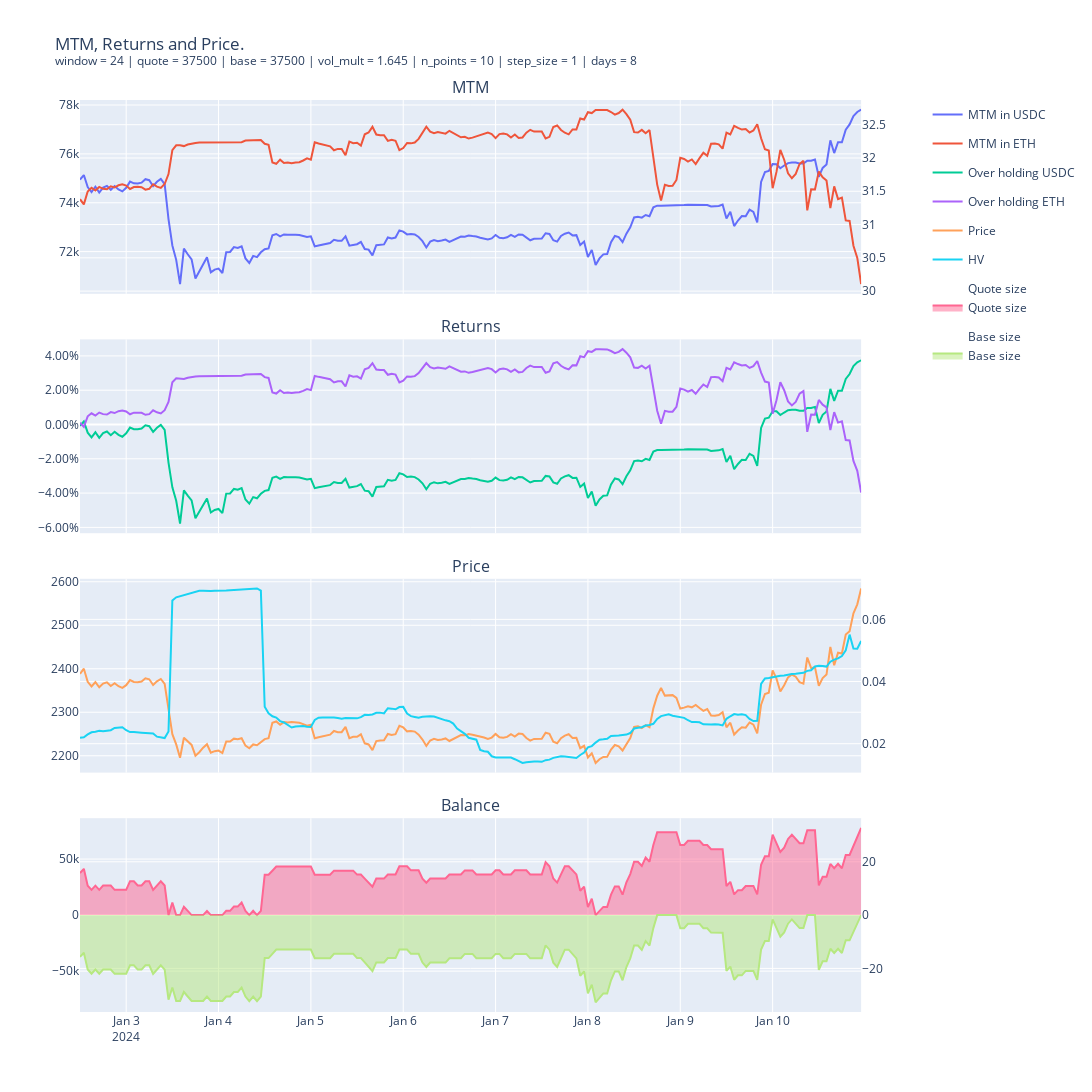

Notebook code for this chart:
### Markdown cell above
## Analysis

### Code cell
window_hours = window // 3600 - 1
days = len(res_1h) // 24

# PLOT
fig = make_subplots(
    rows=4,
    cols=1,
    shared_xaxes=True,
    specs=[[{"secondary_y": True}], [{}], [{"secondary_y": True}], [{"secondary_y": True}]],
    vertical_spacing=0.05,
    subplot_titles=("MTM", "Returns", "Price", "Balance"),
)
fig.add_trace(
    go.Scatter(
        x=res_1h.index,
        y=res_1h.mtm_quote,
        mode="lines",
        name="MTM in USDC",
    ),
    row=1,
    col=1,
)
fig.add_trace(
    go.Scatter(
        x=res_1h.index,
        y=res_1h.mtm_base,
        mode="lines",
        name="MTM in ETH",
    ),
    row=1,
    col=1,
    secondary_y=True,
)

fig.add_trace(
    go.Scatter(
        x=res_1h.index,
        y=res_1h.returns_quote,
        mode="lines",
        name="Over holding USDC",
    ),
    row=2,
    col=1,
)
fig.add_trace(
    go.Scatter(
        x=res_1h.index,
        y=res_1h.returns_base,
        mode="lines",
        name="Over holding ETH",
    ),
    row=2,
    col=1,
)

fig.add_trace(
    go.Scatter(
        x=res_1h.index,
        y=res_1h.price,
        mode="lines",
        name="Price",
    ),
    row=3,
    col=1,
)

fig.add_trace(
    go.Scatter(
        x=res_1h.index,
        y=res_1h.window_vol,
        mode="lines",
        name="HV"
    ),
    secondary_y=True,
    row=3,
    col=1,
)

fig.add_trace(
    go.Scatter(
        x=res_1h.index,
        y=res_1h.quote,
        name="Quote size",
        legendgroup="Quote",
        stackgroup="1",
    ),
    row=4,
    col=1,
)

fig.add_trace(
    go.Scatter(
        x=res_1h.index,
        y=-res_1h.base,
        name="Base size",
        legendgroup="Base",
        stackgroup="1",
    ),
    row=4,
    col=1,
    secondary_y=True,
)

fig.add_trace(
    go.Scatter(
        x=res_1h.index,
        y=-res_1h.quote,
        name="Quote size",
        legendgroup="Quote",
        marker=dict(color="rgba(0,0,0,0)")
    ),
    row=4,
    col=1,
)

fig.add_trace(
    go.Scatter(
        x=res_1h.index,
        y=res_1h.base,
        name="Base size",
        legendgroup="Base",
        marker=dict(color="rgba(0,0,0,0)"),
    ),
    row=4,
    col=1,
    secondary_y=True,
)

fig.update_layout(
    height=1200,
    width=1600,
    title_text=f"MTM, Returns and Price.<br><sup>window = {window} | quote = {initial_quote} | base = {initial_base} | vol_mult = {vol_mult} | n_points = {n_points} | step_size = {step_size} | days = {days}</sup>",
)

fig.update_yaxes(row=2, col=1, tickformat=".2%")

fig.show()

### Figure 1 — Plotly figure (JSON) as saved in the notebook; plotly's stock layout.template omitted (floating-point values rounded to 4 significant figures; data arrays with more than 128 entries replaced by an {"elided": "..."} marker saying what was removed)
{"data": [{"mode": "lines", "name": "MTM in USDC", "type": "scatter", "x": {"elided": "204 str values"}, "xaxis": "x", "y": {"elided": "204 float values"}, "yaxis": "y"}, {"mode": "lines", "name": "MTM in ETH", "type": "scatter", "x": {"elided": "204 str values"}, "xaxis": "x", "y": {"elided": "204 float values"}, "yaxis": "y2"}, {"mode": "lines", "name": "Over holding USDC", "type": "scatter", "x": {"elided": "204 str values"}, "xaxis": "x2", "y": {"elided": "204 float values"}, "yaxis": "y3"}, {"mode": "lines", "name": "Over holding ETH", "type": "scatter", "x": {"elided": "204 str values"}, "xaxis": "x2", "y": {"elided": "204 float values"}, "yaxis": "y3"}, {"mode": "lines", "name": "Price", "type": "scatter", "x": {"elided": "204 str values"}, "xaxis": "x3", "y": {"elided": "204 float values"}, "yaxis": "y4"}, {"mode": "lines", "name": "HV", "type": "scatter", "x": {"elided": "204 str values"}, "xaxis": "x3", "y": {"elided": "204 float values"}, "yaxis": "y5"}, {"legendgroup": "Quote", "name": "Quote size", "stackgroup": "1", "type": "scatter", "x": {"elided": "204 str values"}, "xaxis": "x4", "y": {"elided": "204 float values"}, "yaxis": "y6"}, {"legendgroup": "Base", "name": "Base size", "stackgroup": "1", "type": "scatter", "x": {"elided": "204 str values"}, "xaxis": "x4", "y": {"elided": "204 float values"}, "yaxis": "y7"}, {"legendgroup": "Quote", "marker": {"color": "rgba(0,0,0,0)"}, "name": "Quote size", "type": "scatter", "x": {"elided": "204 str values"}, "xaxis": "x4", "y": {"elided": "204 float values"}, "yaxis": "y6"}, {"legendgroup": "Base", "marker": {"color": "rgba(0,0,0,0)"}, "name": "Base size", "type": "scatter", "x": {"elided": "204 str values"}, "xaxis": "x4", "y": {"elided": "204 float values"}, "yaxis": "y7"}], "layout": {"annotations": [{"font": {"size": 16}, "showarrow": false, "text": "MTM", "x": 0.47, "xanchor": "center", "xref": "paper", "y": 1, "yanchor": "bottom", "yref": "paper"}, {"font": {"size": 16}, "showarrow": false, "text": "Returns", "x": 0.47, "xanchor": "center", "xref": "paper", "y": 0.7375, "yanchor": "bottom", "yref": "paper"}, {"font": {"size": 16}, "showarrow": false, "text": "Price", "x": 0.47, "xanchor": "center", "xref": "paper", "y": 0.475, "yanchor": "bottom", "yref": "paper"}, {"font": {"size": 16}, "showarrow": false, "text": "Balance", "x": 0.47, "xanchor": "center", "xref": "paper", "y": 0.2125, "yanchor": "bottom", "yref": "paper"}], "height": 1200, "title": {"text": "MTM, Returns and Price.<br><sup>window = 24 | quote = 37500 | base = 37500 | vol_mult = 1.645 | n_points = 10 | step_size = 1 | days = 8</sup>"}, "width": 1600, "xaxis": {"anchor": "y", "domain": [0, 0.94], "matches": "x4", "showticklabels": false}, "xaxis2": {"anchor": "y3", "domain": [0, 0.94], "matches": "x4", "showticklabels": false}, "xaxis3": {"anchor": "y4", "domain": [0, 0.94], "matches": "x4", "showticklabels": false}, "xaxis4": {"anchor": "y6", "domain": [0, 0.94]}, "yaxis": {"anchor": "x", "domain": [0.7875, 1]}, "yaxis2": {"anchor": "x", "overlaying": "y", "side": "right"}, "yaxis3": {"anchor": "x2", "domain": [0.525, 0.7375], "tickformat": ".2%"}, "yaxis4": {"anchor": "x3", "domain": [0.2625, 0.475]}, "yaxis5": {"anchor": "x3", "overlaying": "y4", "side": "right"}, "yaxis6": {"anchor": "x4", "domain": [0, 0.2125]}, "yaxis7": {"anchor": "x4", "overlaying": "y6", "side": "right"}}}
